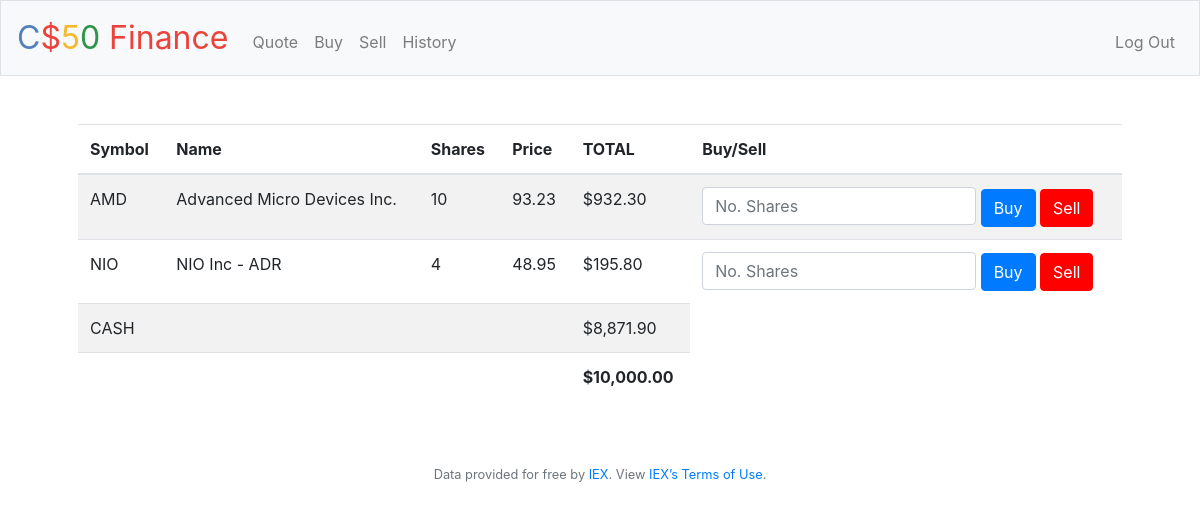
The page / (signed in) on the database its author committed.
### tables this page shows
CREATE TABLE purchases (userID INTEGER, stockSymbol TEXT, name TEXT, numShares INTEGER, pricePerShare NUMERIC, date DATE);

### application.py (the view)
@app.route("/", methods=["GET", "POST"])
@login_required
def index():
    if request.method == "POST":
        if (request.form.get("buy")  != None):
            return redirect("/buy", code=307)
        else:
            return redirect("/sell", code=307)
    else:
        stocks = db.execute("SELECT userID, stockSymbol, name, pricePerShare, SUM(numShares) AS totalBought, (SUM(pricePerShare * numShares)) AS total FROM purchases WHERE userID = ? GROUP BY stockSymbol HAVING totalBought > 0", session["user_id"])
        total = 0;
        for stock in stocks:
            total += float(stock["total"])
            stock["total"] = usd(stock["total"])
        accountBalance = db.execute("SELECT cash FROM users WHERE id = ?", session["user_id"])[0].get("cash")
        total += accountBalance
        return render_template("index.html", stocks = stocks, accountBalance = usd(accountBalance), total = usd(total))

### application.py (called while the page is built)
@app.after_request
def after_request(response):
    response.headers["Cache-Control"] = "no-cache, no-store, must-revalidate"
    response.headers["Expires"] = 0
    response.headers["Pragma"] = "no-cache"
    return response

### helpers.py (called while the page is built)
def login_required(f):
    @wraps(f)
    def decorated_function(*args, **kwargs):
        if session.get("user_id") is None:
            return redirect("/login")
        return f(*args, **kwargs)
    return decorated_function

def usd(value):
    return f"${value:,.2f}"

### templates/index.html (shortened to what this page needs)
{% extends "layout.html" %}
{% block main %}
    <table class="table table-striped">
        <thead>
            <tr>
                <th>Symbol</th>
                <th>Name</th>
                <th>Shares</th>
                <th>Price</th>
                <th>TOTAL</th>
                <th>Buy/Sell</th>
            </tr>
        </thead>
        <tfoot>
            <tr>
                <td colspan="4"></td>
                <td>{{total}}</td>
            </tr>
        </tfoot>
        <tbody>
            {% for stock in stocks %}
                <tr>
                    <td>{{stock["stockSymbol"]}}</td>
                    <td>{{stock["name"]}}</td>
                    <td>{{stock["totalBought"]}}</td>
                    <td>{{stock["pricePerShare"]}}</td>
                    <td>{{stock["total"]}}</td>
                    <td>
                        <form action="/" method="post">
                            <input autocomplete="off" autofocus class="form-control" min="1" name="shares" placeholder="No. Shares" type="number">
                            <button type="submit" class="buy btn btn-primary" name="buy" >Buy</button>
                            <button type="submit" class="sell btn btn-primary" name="sell">Sell</button>
                        </form>
                    </td>
                </tr>
            {% endfor %}
            <tr>
                <td colspan="4">CASH</td>
                <td>{{accountBalance}}</td>
            </tr>
        </tbody>
    </table>
{% endblock %}

### static/styles.css (style rules this page uses)
main .form-control { display: inline-block; width: auto; }
main table { text-align: left; }
main tfoot { font-weight: bold; }
.sell { background-color: red; border-color: red; }

### rows shown on the page
purchases: stockSymbol "AMD", name "Advanced Micro Devices Inc.", totalBought "10", pricePerShare "93.23", total "$932.30"
purchases: stockSymbol "NIO", name "NIO Inc - ADR", totalBought "4", pricePerShare "48.95", total "$195.80"

### other values the page prints
{{ total }} "$10,000.00"
{{ accountBalance }} "$8,871.90"
